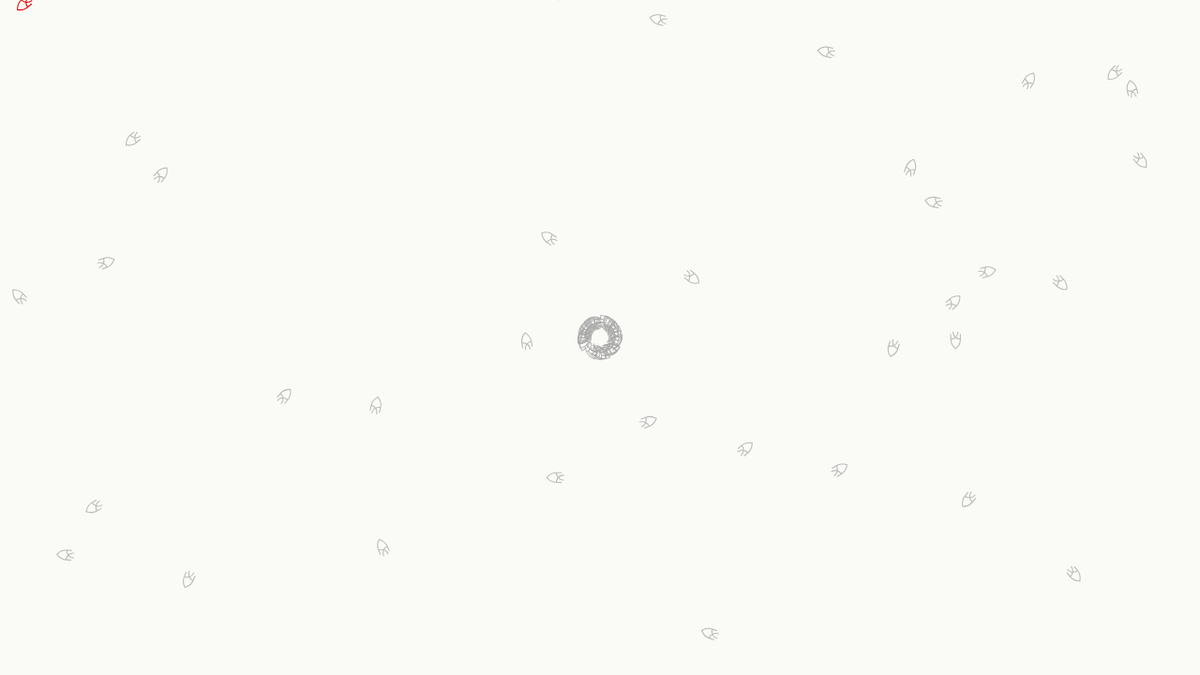
Frame 1 (no input)
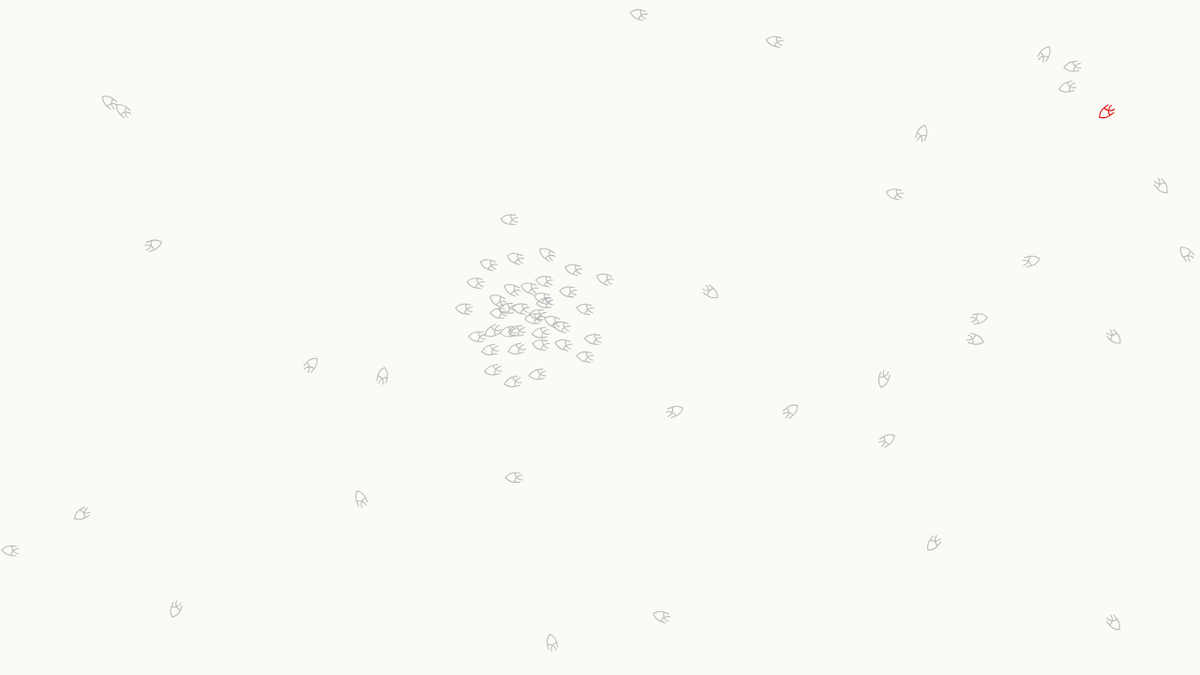
Frame 60 (no input)
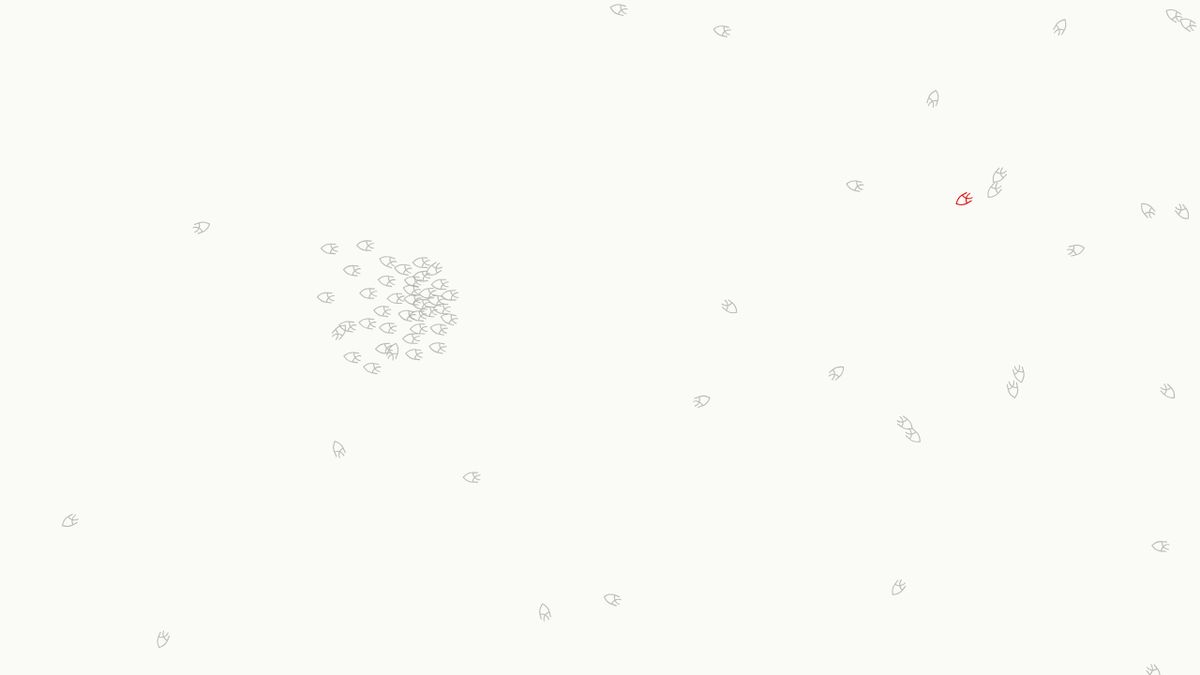
Frame 120 (the mouse pressed at the canvas centre since frame 60)

The p5.js sketch that drew these frames (run headless with seeded random() and noise() and a simulated clock; from frame 60 on, the mouse is pressed at the canvas centre):

// p5.js sketch
// ── sketch.js
var canvas;
let flock;
var boidCounter = 1;
let fuguEl = null;     // cached reference to the floating fugu CTA element
let fuguBounds = null; // peak-scale bounding rect (computed at setup / resize, not per frame)

// Compute the floating fugu's bounding box at its peak (scale 1.10) size.
// offsetWidth/Height give the unscaled layout box (the inner <img> breathes with scale,
// but the parent layout doesn't change). We expand by the peak scale factor so the
// avoidance zone is sized for the largest the fugu visually gets.
// Only called once at setup and again on window resize — not per frame.
function refreshFuguBounds() {
  if (!fuguEl) fuguEl = document.querySelector('.fugu-cta');
  if (!fuguEl) { fuguBounds = null; return; }
  const layoutW = fuguEl.offsetWidth;
  const layoutH = fuguEl.offsetHeight;
  if (layoutW === 0 || layoutH === 0) { fuguBounds = null; return; }
  const rect = fuguEl.getBoundingClientRect();
  const centerX = rect.left + rect.width / 2;
  const centerY = rect.top + rect.height / 2;
  const peakScale = 1.10; // matches @keyframes fugu-breathe peak in index.html
  const peakW = layoutW * peakScale;
  const peakH = layoutH * peakScale;
  fuguBounds = {
    x: centerX - peakW / 2,
    y: centerY - peakH / 2,
    w: peakW,
    h: peakH
  };
}

function setup() {
  canvas = createCanvas(1280, 720);
  const slot = document.querySelector('.fish-slot');
  if (slot) canvas.parent(slot);
  canvas.position(0, 0);
  canvas.style('z-index', '0');
  background("#FAFAF7");
  boidCounter = 1;

  refreshFuguBounds();

  flock = new Flock();
  // Add an initial set of boids into the system
  for (let i = 0; i < 70; i++) {
    let b = null;
    if (i < 35) {
      b = new Boid(width / 2,height / 2);
    } else {
      b = new Boid(random(width),random(height));
    }    
    flock.addBoid(b);
  }
  if (window.__fishMount) window.__fishMount(); // let the deck place the canvas on the current slide
}

function draw() {
  background("#FAFAF7");
  flock.run();
}

// The Nature of Code
// Daniel Shiffman
// http://natureofcode.com

// Flock object
// Does very little, simply manages the array of all the boids

function Flock() {
  // An array for all the boids
  this.boids = []; // Initialize the array
}

Flock.prototype.run = function() {
  for (let i = 0; i < this.boids.length; i++) {
    this.boids[i].run(this.boids);  // Passing the entire list of boids to each boid individually
  }
}

Flock.prototype.addBoid = function(b) {
  this.boids.push(b);
}

// The Nature of Code
// Daniel Shiffman
// http://natureofcode.com

// Boid class
// Methods for Separation, Cohesion, Alignment added

function Boid(x, y) {
  this.acceleration = createVector(0, 0);
  this.velocity = createVector(random(-1, 1), random(-1, 1));
  this.position = createVector(x, y);
  this.r = 3.0;
  this.maxspeed = 3;    // Maximum speed
  this.maxforce = 0.05; // Maximum steering force
  this.boidCounter = boidCounter;
  boidCounter += 1;
  this.noiseOffsetX = random(1000); // Random starting point in noise space
  this.noiseOffsetY = random(1000);
  this.noiseIncrement = 0.002; // How fast we move through noise space
}

Boid.prototype.run = function(boids) {
  this.flock(boids);
  this.update();
  this.borders();
  this.render();
}

Boid.prototype.applyForce = function(force) {
  // We could add mass here if we want A = F / M
  this.acceleration.add(force);
}

// We accumulate a new acceleration each time based on three rules
Boid.prototype.flock = function(boids) {
  // Sakana AI does it's own thing!!
  if (this.boidCounter == boidCounter-1 && boidCounter > 2) {
    let noiseX = noise(this.noiseOffsetX);
    let noiseY = noise(this.noiseOffsetY);
    
    // Convert noise (0-1) to forces (-1 to 1)
    let forceX = map(noiseX, 0, 1, -1, 1);
    let forceY = map(noiseY, 0, 1, -1, 1);
    
    // Create smooth random force
    let randomForce = createVector(forceX, forceY);
    randomForce.mult(5.5); // Adjust this to control how strong the random movement is
    
    // Apply forces
    this.applyForce(randomForce);
    // this.applyForce(centerForce);
    
    // Increment noise offsets
    this.noiseOffsetX += this.noiseIncrement;
    this.noiseOffsetY += this.noiseIncrement + 0.001; // Slightly different increment for Y
  } else {
    let sep = this.separate(boids);   // Separation
    let ali = this.align(boids);      // Alignment
    let coh = this.cohesion(boids);   // Cohesion
    // Arbitrarily weight these forces
    sep.mult(1.5);
    ali.mult(1.0);
    coh.mult(1.0);
    // Add the force vectors to acceleration
    this.applyForce(sep);
    this.applyForce(ali);
    this.applyForce(coh);
  }

  // Avoid the floating fugu CTA (applies to leader boid too)
  let avoid = this.avoid(fuguBounds);
  if (avoid.mag() > 0) {
    this.applyForce(avoid);
  }
}

// Steer around the floating fugu CTA — predictive avoidance.
// Only activates when the boid's near-future position is on track to enter the rect,
// then nudges it sideways (perpendicular to its velocity) so it curves around.
// This avoids the constant-repulsion oscillation that caused jittery motion before.
Boid.prototype.avoid = function(bounds) {
  if (!bounds) return createVector(0, 0);

  // Predict position ~50 frames ahead — gives boids enough lead time to curve away
  const future = p5.Vector.add(this.position, p5.Vector.mult(this.velocity, 50));
  const pad = 22;
  const futureInside =
    future.x >= bounds.x - pad && future.x <= bounds.x + bounds.w + pad &&
    future.y >= bounds.y - pad && future.y <= bounds.y + bounds.h + pad;

  // Fallback for boids that somehow ended up close to or inside the rect (e.g. spawned via mouse drag)
  const nearestX = Math.max(bounds.x, Math.min(this.position.x, bounds.x + bounds.w));
  const nearestY = Math.max(bounds.y, Math.min(this.position.y, bounds.y + bounds.h));
  const dx = this.position.x - nearestX;
  const dy = this.position.y - nearestY;
  const inImmediateZone = dx*dx + dy*dy < 30*30;

  if (!futureInside && !inImmediateZone) return createVector(0, 0);

  // Steer perpendicular to current velocity, toward the side that points away from the rect center
  const cx = bounds.x + bounds.w / 2;
  const cy = bounds.y + bounds.h / 2;
  const toCenter = createVector(cx - this.position.x, cy - this.position.y);
  const perp = createVector(-this.velocity.y, this.velocity.x);
  if (perp.dot(toCenter) > 0) perp.mult(-1);
  if (perp.mag() < 0.001) return createVector(0, 0);
  perp.normalize();
  perp.mult(this.maxspeed);

  let steer = p5.Vector.sub(perp, this.velocity);
  steer.limit(this.maxforce * 3.5);
  return steer;
}

// Method to update location
Boid.prototype.update = function() {
  // Update velocity
  this.velocity.add(this.acceleration);
  // Limit speed
  this.velocity.limit(this.maxspeed);
  this.position.add(this.velocity);

  // Hard constraint: if this frame's motion landed the boid inside the fugu rect,
  // push it back out along the nearest edge and reflect its velocity component (with damping).
  // This is the safety net behind the predictive `avoid()` steering — guarantees no passthrough.
  if (fuguBounds) {
    const pad = 4;
    const left = fuguBounds.x - pad;
    const right = fuguBounds.x + fuguBounds.w + pad;
    const top = fuguBounds.y - pad;
    const bottom = fuguBounds.y + fuguBounds.h + pad;

    if (this.position.x > left && this.position.x < right &&
        this.position.y > top && this.position.y < bottom) {
      const distLeft = this.position.x - left;
      const distRight = right - this.position.x;
      const distTop = this.position.y - top;
      const distBottom = bottom - this.position.y;

      // Escape along whichever axis is closer
      if (Math.min(distLeft, distRight) < Math.min(distTop, distBottom)) {
        if (distLeft < distRight) {
          this.position.x = left;
          if (this.velocity.x > 0) this.velocity.x = -this.velocity.x * 0.6;
        } else {
          this.position.x = right;
          if (this.velocity.x < 0) this.velocity.x = -this.velocity.x * 0.6;
        }
      } else {
        if (distTop < distBottom) {
          this.position.y = top;
          if (this.velocity.y > 0) this.velocity.y = -this.velocity.y * 0.6;
        } else {
          this.position.y = bottom;
          if (this.velocity.y < 0) this.velocity.y = -this.velocity.y * 0.6;
        }
      }
    }
  }

  // Reset accelertion to 0 each cycle
  this.acceleration.mult(0);
}

// A method that calculates and applies a steering force towards a target
// STEER = DESIRED MINUS VELOCITY
Boid.prototype.seek = function(target) {
  let desired = p5.Vector.sub(target,this.position);  // A vector pointing from the location to the target
  // Normalize desired and scale to maximum speed
  desired.normalize();
  desired.mult(this.maxspeed);
  // Steering = Desired minus Velocity
  let steer = p5.Vector.sub(desired,this.velocity);
  steer.limit(this.maxforce);  // Limit to maximum steering force
  return steer;
}

Boid.prototype.render = function() {
  // Draw a triangle rotated in the direction of velocity
  let theta = this.velocity.heading() + radians(90);
  if (this.boidCounter == boidCounter-1) {
    fill("#E10600");
    stroke("#E10600");
  } else {
    fill(168, 200);
    stroke(168, 200);
  }
  push();
  translate(this.position.x, this.position.y);
  rotate(theta - PI/2);
  scale(0.02);
  strokeWeight(0);
  
  // Logo Fish
  beginShape();
  vertex(0, 554.58227);
  bezierVertex(0, 539.57642, 12.277536, 527.29883, 27.283415, 527.29883);
  bezierVertex(137.78125, 527.29883, 237.36554, 570.95227, 311.03076, 641.89916);
  bezierVertex(350.5917, 588.69652, 376.51114, 524.71648, 381.9678, 453.77966);
  vertex(154.15112, 452.53317);
  bezierVertex(139.14525, 452.53317, 126.86771, 440.25564, 126.86771, 425.24979);
  bezierVertex(126.86771, 410.24393, 139.14525, 397.96639, 154.15112, 397.96639);
  vertex(410.61548, 397.96639);
  bezierVertex(582.50098, 397.96639, 744.83722, 464.8106, 866.24841, 586.22177);
  vertex(941.27783, 661.25118);
  bezierVertex(946.7345, 666.70785, 949.46289, 673.52902, 949.46289, 680.34982);
  bezierVertex(949.46289, 687.17062, 946.7345, 693.99142, 941.27783, 699.44808);
  vertex(866.24841, 774.47749);
  bezierVertex(744.83722, 896.88866, 582.50098, 963.7329, 410.61548, 963.7329);
  vertex(154.15112, 963.7329);
  bezierVertex(139.14525, 963.7329, 126.86771, 951.45536, 126.86771, 936.44951);
  bezierVertex(126.86771, 921.44365, 139.14525, 909.16611, 154.15112, 909.16611);
  vertex(381.9678, 909.16611);
  bezierVertex(376.51114, 839.69397, 350.5917, 774.21393, 311.03076, 721.01129);
  bezierVertex(237.36554, 791.94812, 137.78125, 835.60156, 27.283415, 835.60156);
  bezierVertex(12.277536, 835.60156, 0, 823.32398, 0, 808.31811);
  bezierVertex(0, 793.31226, 12.277536, 781.03467, 27.283415, 781.03467);
  bezierVertex(124.13953, 781.03467, 211.44664, 742.83795, 275.56265, 680.08612);
  bezierVertex(211.44664, 617.33429, 124.13953, 579.13757, 27.283415, 579.13757);
  bezierVertex(12.277536, 581.86597, 0, 569.58814, 0, 554.58227);
  vertex(883.98248, 682.81421);
  vertex(828.05182, 626.88355);
  bezierVertex(723.01068, 521.84241, 585.22925, 460.45465, 436.53464, 454.99799);
  bezierVertex(431.07794, 540.94074, 398.33786, 620.06238, 347.86352, 682.81421);
  bezierVertex(398.33786, 745.5661, 431.07794, 824.68817, 436.53464, 910.63092);
  bezierVertex(583.86505, 903.81006, 723.01068, 843.7865, 828.05182, 738.74476);
  vertex(883.98248, 682.81421);
  endShape();
  
  pop();
}

// Wraparound
Boid.prototype.borders = function() {
  if (this.position.x < -this.r)  this.position.x = width + this.r;
  if (this.position.y < -this.r)  this.position.y = height + this.r;
  if (this.position.x > width + this.r) this.position.x = -this.r;
  if (this.position.y > height + this.r) this.position.y = -this.r;
}

// Separation
// Method checks for nearby boids and steers away
Boid.prototype.separate = function(boids) {
  let desiredseparation = 20.0;
  let steer = createVector(0, 0);
  let count = 0;
  // For every boid in the system, check if it's too close
  for (let i = 0; i < boids.length; i++) {
    let d = p5.Vector.dist(this.position,boids[i].position);
    // If the distance is greater than 0 and less than an arbitrary amount (0 when you are yourself)
    if ((d > 0) && (d < desiredseparation)) {
      // Calculate vector pointing away from neighbor
      let diff = p5.Vector.sub(this.position, boids[i].position);
      diff.normalize();
      diff.div(d);        // Weight by distance
      steer.add(diff);
      count++;            // Keep track of how many
    }
  }
  // Average -- divide by how many
  if (count > 0) {
    steer.div(count);
  }

  // As long as the vector is greater than 0
  if (steer.mag() > 0) {
    // Implement Reynolds: Steering = Desired - Velocity
    steer.normalize();
    steer.mult(this.maxspeed);
    steer.sub(this.velocity);
    steer.limit(this.maxforce);
  }
  return steer;
}

// Alignment
// For every nearby boid in the system, calculate the average velocity
Boid.prototype.align = function(boids) {
  let neighbordist = 40;
  let sum = createVector(0,0);
  let count = 0;
  for (let i = 0; i < boids.length; i++) {
    let d = p5.Vector.dist(this.position,boids[i].position);
    if ((d > 0) && (d < neighbordist)) {
      sum.add(boids[i].velocity);
      count++;
    }
  }
  if (count > 0) {
    sum.div(count);
    sum.normalize();
    sum.mult(this.maxspeed);
    let steer = p5.Vector.sub(sum, this.velocity);
    steer.limit(this.maxforce);
    return steer;
  } else {
    return createVector(0, 0);
  }
}

// Cohesion
// For the average location (i.e. center) of all nearby boids, calculate steering vector towards that location
Boid.prototype.cohesion = function(boids) {
  let neighbordist = 50;
  let sum = createVector(0, 0);   // Start with empty vector to accumulate all locations
  let count = 0;
  for (let i = 0; i < boids.length; i++) {
    let d = p5.Vector.dist(this.position,boids[i].position);
    if ((d > 0) && (d < neighbordist)) {
      sum.add(boids[i].position); // Add location
      count++;
    }
  }
  if (count > 0) {
    sum.div(count);
    return this.seek(sum);  // Steer towards the location
  } else {
    return createVector(0, 0);
  }
}
